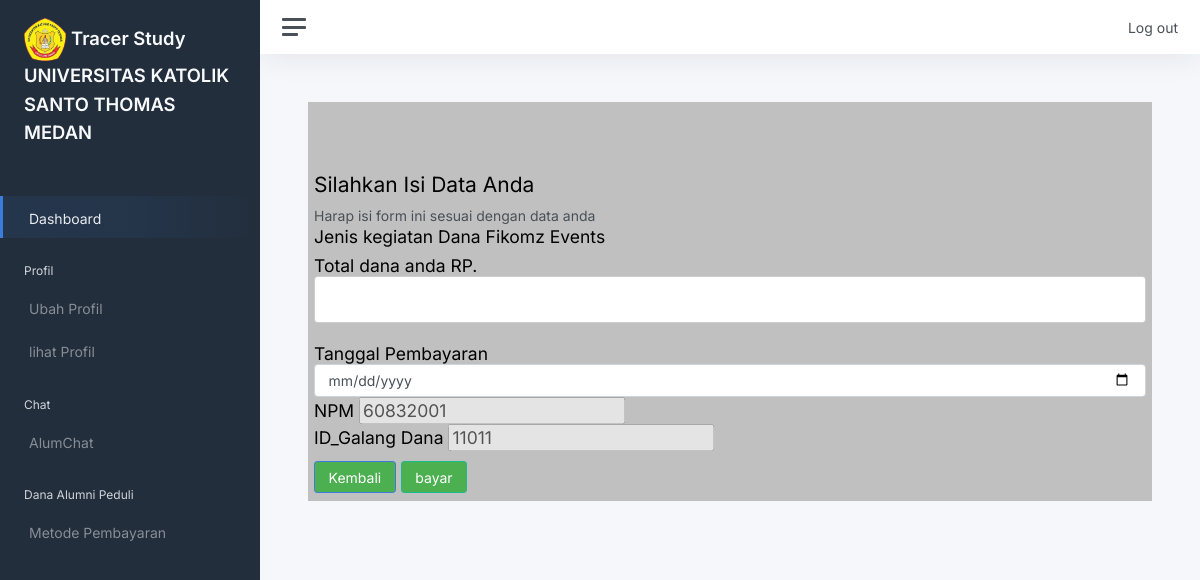
The page /pembayaran.php on the database its author committed.
### tables this page shows
CREATE TABLE `galangdana` (
  `id_galangdana` int(9) NOT NULL,
  `nama_proyek` varchar(30) NOT NULL
);

CREATE TABLE `alumni` (
  `NPM` int(9) NOT NULL,
  `Admin_id` int(9) NOT NULL,
  `Nama` varchar(50) NOT NULL,
  `Fakultas` varchar(30) NOT NULL,
  `Program_Studi` varchar(30) NOT NULL,
  `Jenis_kelamin` varchar(40) NOT NULL,
  `Tempat_lahir` varchar(30) NOT NULL,
  `Tanggal_lahir` date NOT NULL,
  `Agama` varchar(20) NOT NULL,
  `Tahun_masuk` int(4) NOT NULL,
  `Tahun_lulus` int(4) NOT NULL,
  `alamat_leng` varchar(50) NOT NULL,
  `kelurahan` varchar(20) NOT NULL,
  `kecamatan` varchar(20) NOT NULL,
  `kabupaten` varchar(20) NOT NULL,
  `provinsi` varchar(20) NOT NULL,
  `pendidikan_terakhir` varchar(10) NOT NULL
);

### pembayaran.php (the view, shortened to what this page needs)
<!DOCTYPE html>
<html lang="en">
<head>
	<link href="css/app.css" rel="stylesheet">
</head>
<body>
	<div class="wrapper">
		<nav id="sidebar" class="sidebar js-sidebar">
			<div class="sidebar-content js-simplebar">
				<a class="sidebar-brand" href="index.html">
			<img src="img/icons/LOGO UNIKA.png" width="20%" class="align-middle">
          <span class="align-middle">Tracer Study</span>
		  <span class="align-middle">UNIVERSITAS KATOLIK SANTO THOMAS MEDAN</span>
        </a>
		<ul class="sidebar-nav">
			<li class="sidebar-header">
			</li>
			<li class="sidebar-item active">
				<a class="sidebar-link" href="dashboard.php">
	   <span class="align-middle">Dashboard</span>
	</a>
			</li>
			<li class="sidebar-header">
				Profil
			</li>
			<li class="sidebar-item">
				<a class="sidebar-link" href="add_data.php">
	  		 <span class="align-middle">Ubah Profil</span>
	</a>
			</li>
			<li class="sidebar-item">
				<a class="sidebar-link" href="Lihat_data.php">
	  </i> <span class="align-middle">lihat Profil</span>
	</a>
			</li>
			<li class="sidebar-header">
				Chat
			</li>
			<li class="sidebar-item">
				<a class="sidebar-link" href="alumchat.php">
	   <span class="align-middle">AlumChat</span>
	</a>
			</li>
			<li class="sidebar-header">
				Dana Alumni Peduli
			</li>
			<li class="sidebar-item">
				<a class="sidebar-link" href="galangdana.php">
	   <span class="align-middle">Metode Pembayaran</span>
	</a>
			</li>
		</ul>
</nav>
		<div class="main">
			<nav class="navbar navbar-expand navbar-light navbar-bg">
				<a class="sidebar-toggle js-sidebar-toggle">
          <i class="hamburger align-self-center"></i>
        </a>
				<div class="navbar-collapse collapse">
					<ul class="navbar-nav navbar-align">
						<li class="nav-item dropdown">
							<a class="nav-icon dropdown-toggle" href="#" id="alertsDropdown" data-bs-toggle="dropdown">
							</a>
						</li>
						<li class="nav-item dropdown">
								<a class="dropdown-item" href="../static/index.php">Log out</a>
						</li>
					</ul>
				</div>
			</nav>
			<main class="content">
				<div class="container-fluid p-0">
                            <div id="wrapper">
								<div class="container" style="background-color: silver">
									<div class="table-responsive">
										<div class="title"><h3 style="margin-top: 70px;">Silahkan Isi Data Anda</h3></div>
										<div class="hero-unit">
										   <div class="unit"> Harap isi form ini sesuai dengan data anda</div>
                                           <?php
                                            include 'config.php';
											$galangdana = mysqli_query($koneksi, "SELECT * FROM galangdana ") or die(mysqli_error($koneksi));
    										$p = mysqli_fetch_array($galangdana);
                                           ?>
										   <h4>Jenis kegiatan  <?php echo $p['nama_proyek']?><h4>
										    <form method="POST" action="savebayar.php">
											Total dana anda RP. <input type="text" class="form-control" name="txtjumlah">
											Tanggal Pembayaran<input type="date" class="form-control" name="txttgl">
											<?php
                                            include 'config.php';
											$alumni = mysqli_query($koneksi, "SELECT * FROM alumni") or die(mysqli_error($koneksi));
											$p = mysqli_fetch_array($alumni);
											?>
											NPM <input disabled="disabled" type="" name="" value="<?php echo  $p['NPM']?>"><br>
											<?php
                                            include 'config.php';
											$galangdana = mysqli_query($koneksi, "SELECT * FROM galangdana ") or die(mysqli_error($koneksi));
    										$p = mysqli_fetch_array($galangdana);
                                           ?>
											ID_Galang Dana  <input disabled="disabled" type="" name="" value="<?php echo  $p['id_galangdana']?>"><br>
											<a href="galangdana.php" class="btn btn-primary" style="background: #4CAF50; margin-top: 10px;">Kembali</a>
											<button class="btn btn-success" style="background: #4CAF50; margin-top: 10px;">bayar</button>
											</div>
									</div>
								</div>
							</div>
							</div>
</body>
</html>

### pembayaran.php (style rules this page uses)
input[type=text] { width: 100%; margin-bottom: 20px; padding: 12px; border: 1px solid #ccc; border-radius: 3px; }

### rows shown on the page
galangdana: nama_proyek "Dana Fikomz Events", id_galangdana "11011"
alumni: NPM "60832001"
